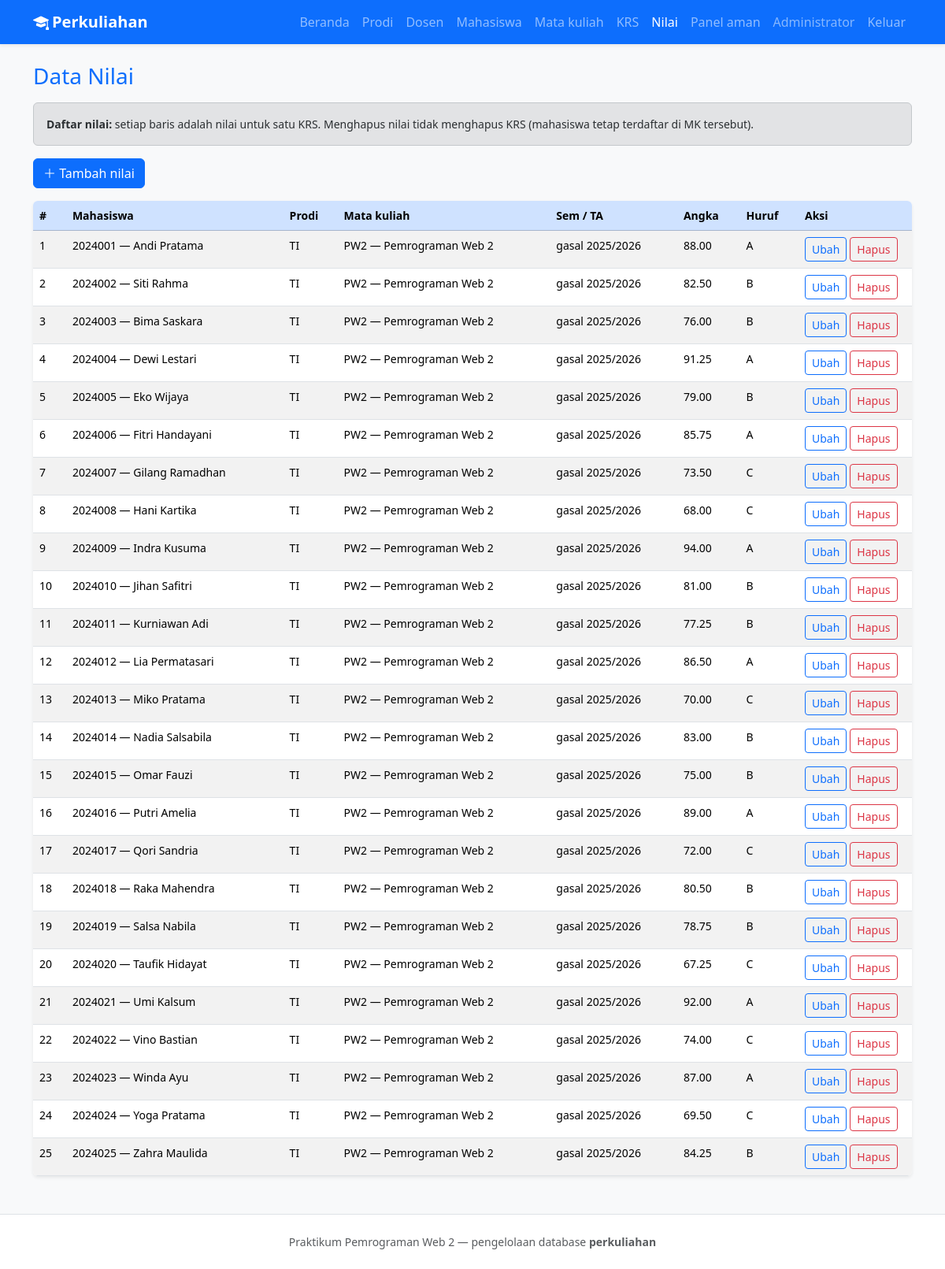
Page /nilai.php (signed in) on the committed database.
### tables this page shows
CREATE TABLE nilai (
  id_nilai INT UNSIGNED NOT NULL AUTO_INCREMENT,
  id_krs INT UNSIGNED NOT NULL,
  nilai_angka DECIMAL(5,2) NOT NULL,
  nilai_huruf CHAR(2) NOT NULL,
  updated_at TIMESTAMP NOT NULL DEFAULT CURRENT_TIMESTAMP ON UPDATE CURRENT_TIMESTAMP,
  PRIMARY KEY (id_nilai),
  UNIQUE KEY uq_nilai_krs (id_krs),
  CONSTRAINT fk_nilai_krs
    FOREIGN KEY (id_krs) REFERENCES krs (id_krs)
    ON UPDATE CASCADE ON DELETE CASCADE
);

CREATE TABLE mahasiswa (
  id_mahasiswa INT UNSIGNED NOT NULL AUTO_INCREMENT,
  nim VARCHAR(20) NOT NULL,
  nama VARCHAR(120) NOT NULL,
  email VARCHAR(120) DEFAULT NULL,
  angkatan YEAR NOT NULL,
  id_prodi INT UNSIGNED NOT NULL,
  created_at TIMESTAMP NOT NULL DEFAULT CURRENT_TIMESTAMP,
  PRIMARY KEY (id_mahasiswa),
  UNIQUE KEY uq_mahasiswa_nim (nim),
  KEY idx_mahasiswa_prodi (id_prodi),
  CONSTRAINT fk_mahasiswa_prodi
    FOREIGN KEY (id_prodi) REFERENCES prodi (id_prodi)
    ON UPDATE CASCADE ON DELETE RESTRICT
);

CREATE TABLE prodi (
  id_prodi INT UNSIGNED NOT NULL AUTO_INCREMENT,
  kode_prodi VARCHAR(20) NOT NULL,
  nama_prodi VARCHAR(160) NOT NULL,
  created_at TIMESTAMP NOT NULL DEFAULT CURRENT_TIMESTAMP,
  PRIMARY KEY (id_prodi),
  UNIQUE KEY uq_prodi_kode (kode_prodi)
);

CREATE TABLE matakuliah (
  id_mk INT UNSIGNED NOT NULL AUTO_INCREMENT,
  kode_mk VARCHAR(20) NOT NULL,
  nama_mk VARCHAR(160) NOT NULL,
  sks TINYINT UNSIGNED NOT NULL DEFAULT 3,
  id_dosen INT UNSIGNED NOT NULL,
  id_prodi INT UNSIGNED NOT NULL,
  created_at TIMESTAMP NOT NULL DEFAULT CURRENT_TIMESTAMP,
  PRIMARY KEY (id_mk),
  UNIQUE KEY uq_matakuliah_kode (kode_mk),
  KEY idx_matakuliah_dosen (id_dosen),
  KEY idx_matakuliah_prodi (id_prodi),
  CONSTRAINT fk_matakuliah_dosen
    FOREIGN KEY (id_dosen) REFERENCES dosen (id_dosen)
    ON UPDATE CASCADE ON DELETE RESTRICT,
  CONSTRAINT fk_matakuliah_prodi
    FOREIGN KEY (id_prodi) REFERENCES prodi (id_prodi)
    ON UPDATE CASCADE ON DELETE RESTRICT
);

CREATE TABLE krs (
  id_krs INT UNSIGNED NOT NULL AUTO_INCREMENT,
  id_mahasiswa INT UNSIGNED NOT NULL,
  id_mk INT UNSIGNED NOT NULL,
  semester ENUM('gasal', 'genap') NOT NULL,
  tahun_ajaran VARCHAR(9) NOT NULL COMMENT 'Format: YYYY/YYYY',
  created_at TIMESTAMP NOT NULL DEFAULT CURRENT_TIMESTAMP,
  PRIMARY KEY (id_krs),
  UNIQUE KEY uq_krs_ambil (id_mahasiswa, id_mk, semester, tahun_ajaran),
  KEY idx_krs_mahasiswa (id_mahasiswa),
  KEY idx_krs_mk (id_mk),
  CONSTRAINT fk_krs_mahasiswa
    FOREIGN KEY (id_mahasiswa) REFERENCES mahasiswa (id_mahasiswa)
    ON UPDATE CASCADE ON DELETE CASCADE,
  CONSTRAINT fk_krs_matakuliah
    FOREIGN KEY (id_mk) REFERENCES matakuliah (id_mk)
    ON UPDATE CASCADE ON DELETE RESTRICT
);

### includes/fungsi.php (called while the page is built, shortened)
<?php
function h(?string $teks): string
{
    return htmlspecialchars((string) $teks, ENT_QUOTES, 'UTF-8');
}

### nilai.php (the view, shortened to what this page needs)
<?php
require_once __DIR__ . '/config/database.php';
require_once __DIR__ . '/includes/fungsi.php';
$aksiGet = $_GET['aksi'] ?? 'daftar';
$barisEdit = null;
$krsKosong = $pdo->query(
    'SELECT k.id_krs, m.nim, m.nama AS nama_mhs, mk.kode_mk, mk.nama_mk, k.semester, k.tahun_ajaran, p.kode_prodi
     FROM krs k
     INNER JOIN mahasiswa m ON m.id_mahasiswa = k.id_mahasiswa
     INNER JOIN matakuliah mk ON mk.id_mk = k.id_mk
     INNER JOIN prodi p ON p.id_prodi = m.id_prodi
     LEFT JOIN nilai n ON n.id_krs = k.id_krs
     WHERE n.id_nilai IS NULL
     ORDER BY k.tahun_ajaran DESC, m.nim'
)->fetchAll(PDO::FETCH_ASSOC);
$daftar = $pdo->query(
    'SELECT n.*, k.semester, k.tahun_ajaran, m.nim, m.nama AS nama_mhs, mk.kode_mk, mk.nama_mk, p.kode_prodi
     FROM nilai n
     INNER JOIN krs k ON k.id_krs = n.id_krs
     INNER JOIN mahasiswa m ON m.id_mahasiswa = k.id_mahasiswa
     INNER JOIN matakuliah mk ON mk.id_mk = k.id_mk
     INNER JOIN prodi p ON p.id_prodi = m.id_prodi
     ORDER BY k.tahun_ajaran DESC, m.nim'
)->fetchAll(PDO::FETCH_ASSOC);
$hurufPilihan = ['A', 'B', 'C', 'D', 'E'];
require_once __DIR__ . '/includes/header.php';
?>
<?php if ($aksiGet === 'tambah') : ?>
    <div class="alert alert-info small" role="note">
        <strong>Petunjuk:</strong> Hanya KRS yang **belum ada nilainya** yang muncul di dropdown. Setelah nilai disimpan, gunakan daftar di bawah untuk mengubah/menghapus.
        Samakan huruf dengan aturan kampus Anda (contoh skala: A ≥ 85, B 75–84, C 65–74).
    </div>
    <?php if ($krsKosong === []) : ?>
        <div class="alert alert-warning mb-0">
            Tidak ada KRS tanpa nilai. Tambah KRS baru di menu <a href="krs.php">KRS</a>, atau ubah/hapus nilai yang sudah ada di tabel di bawah.
        </div>
    <?php else : ?>
        <div class="card shadow-sm border-0">
            <div class="card-body">
                <form method="post" class="row g-3" action="nilai.php">
                    <input type="hidden" name="aksi" value="simpan_tambah">
                    <div class="col-12">
                        <label class="form-label" for="id_krs">Pilih KRS</label>
                        <select class="form-select" id="id_krs" name="id_krs" required>
                            <option value="">— pilih KRS —</option>
                            <?php foreach ($krsKosong as $row) : ?>
                                <option value="<?= (int) $row['id_krs'] ?>">
                                    [<?= h((string) $row['kode_prodi']) ?>]
                                    <?= h((string) $row['nim']) ?> — <?= h((string) $row['nama_mhs']) ?>
                                    | <?= h((string) $row['kode_mk']) ?> — <?= h((string) $row['nama_mk']) ?>
                                    | <?= h((string) $row['semester']) ?> <?= h((string) $row['tahun_ajaran']) ?>
                                </option>
                            <?php endforeach; ?>
                        </select>
                    </div>
                    <div class="col-md-6">
                        <label class="form-label" for="nilai_angka">Nilai angka (0–100)</label>
                        <input class="form-control" id="nilai_angka" name="nilai_angka" type="number" step="0.01" min="0" max="100" required value="80">
                    </div>
                    <div class="col-md-6">
                        <label class="form-label" for="nilai_huruf">Nilai huruf</label>
                        <select class="form-select" id="nilai_huruf" name="nilai_huruf" required>
                            <?php
                            foreach ($hurufPilihan as $hurufOpt) :
                                ?>
                                <option value="<?= h($hurufOpt) ?>"><?= h($hurufOpt) ?></option>
                            <?php endforeach; ?>
                        </select>
                    </div>
                    <div class="col-12 d-flex gap-2">
                        <button type="submit" class="btn btn-primary">Simpan</button>
                        <a class="btn btn-outline-secondary" href="nilai.php">Batal</a>
                    </div>
                </form>
            </div>
        </div>
    <?php endif; ?>
<?php else : ?>
    <div class="alert alert-secondary small" role="note">
        <strong>Daftar nilai:</strong> setiap baris adalah nilai untuk satu KRS. Menghapus nilai tidak menghapus KRS (mahasiswa tetap terdaftar di MK tersebut).
    </div>
    <p><a class="btn btn-primary" href="nilai.php?aksi=tambah"><i class="bi bi-plus-lg"></i> Tambah nilai</a></p>
    <div class="table-responsive card border-0 shadow-sm">
        <table class="table table-striped table-hover mb-0 small">
            <thead class="table-primary">
            <tr>
                <th scope="col">#</th>
                <th scope="col">Mahasiswa</th>
                <th scope="col">Prodi</th>
                <th scope="col">Mata kuliah</th>
                <th scope="col">Sem / TA</th>
                <th scope="col">Angka</th>
                <th scope="col">Huruf</th>
                <th scope="col" style="width: 9rem">Aksi</th>
            </tr>
            </thead>
            <tbody>
            <?php if ($daftar === []) : ?>
                <tr><td colspan="8" class="text-center text-muted py-4">Belum ada data nilai.</td></tr>
            <?php else : ?>
                <?php foreach ($daftar as $i => $r) : ?>
                    <tr>
                        <td><?= $i + 1 ?></td>
                        <td><?= h((string) $r['nim']) ?> — <?= h((string) $r['nama_mhs']) ?></td>
                        <td><?= h((string) $r['kode_prodi']) ?></td>
                        <td><?= h((string) $r['kode_mk']) ?> — <?= h((string) $r['nama_mk']) ?></td>
                        <td><?= h((string) $r['semester']) ?> <?= h((string) $r['tahun_ajaran']) ?></td>
                        <td><?= h((string) $r['nilai_angka']) ?></td>
                        <td><?= h(trim((string) $r['nilai_huruf'])) ?></td>
                        <td class="d-flex flex-wrap gap-1">
                            <a class="btn btn-sm btn-outline-primary" href="nilai.php?aksi=ubah&id=<?= (int) $r['id_nilai'] ?>">Ubah</a>
                            <form method="post" action="nilai.php" class="d-inline" onsubmit="return confirm('Hapus nilai ini?');">
                                <button type="submit" class="btn btn-sm btn-outline-danger">Hapus</button>
                            </form>
                        </td>
                    </tr>
                <?php endforeach; ?>
            <?php endif; ?>
            </tbody>
        </table>
    </div>
<?php endif; ?>
<?php require_once __DIR__ . '/includes/footer.php'; ?>

### rows in the picture
nilai: mahasiswa.nim "2024001", mahasiswa.nama "Andi Pratama", prodi.kode_prodi "TI", matakuliah.kode_mk "PW2", matakuliah.nama_mk "Pemrograman Web 2", id_krs.semester "gasal", id_krs.tahun_ajaran "2025/2026", nilai_angka "88.00", nilai_huruf "A"
nilai: mahasiswa.nim "2024002", mahasiswa.nama "Siti Rahma", prodi.kode_prodi "TI", matakuliah.kode_mk "PW2", matakuliah.nama_mk "Pemrograman Web 2", id_krs.semester "gasal", id_krs.tahun_ajaran "2025/2026", nilai_angka "82.50", nilai_huruf "B"
nilai: mahasiswa.nim "2024003", mahasiswa.nama "Bima Saskara", prodi.kode_prodi "TI", matakuliah.kode_mk "PW2", matakuliah.nama_mk "Pemrograman Web 2", id_krs.semester "gasal", id_krs.tahun_ajaran "2025/2026", nilai_angka "76.00", nilai_huruf "B"
nilai: mahasiswa.nim "2024004", mahasiswa.nama "Dewi Lestari", prodi.kode_prodi "TI", matakuliah.kode_mk "PW2", matakuliah.nama_mk "Pemrograman Web 2", id_krs.semester "gasal", id_krs.tahun_ajaran "2025/2026", nilai_angka "91.25", nilai_huruf "A"
nilai: mahasiswa.nim "2024005", mahasiswa.nama "Eko Wijaya", prodi.kode_prodi "TI", matakuliah.kode_mk "PW2", matakuliah.nama_mk "Pemrograman Web 2", id_krs.semester "gasal", id_krs.tahun_ajaran "2025/2026", nilai_angka "79.00", nilai_huruf "B"
nilai: mahasiswa.nim "2024006", mahasiswa.nama "Fitri Handayani", prodi.kode_prodi "TI", matakuliah.kode_mk "PW2", matakuliah.nama_mk "Pemrograman Web 2", id_krs.semester "gasal", id_krs.tahun_ajaran "2025/2026", nilai_angka "85.75", nilai_huruf "A"
nilai: mahasiswa.nim "2024007", mahasiswa.nama "Gilang Ramadhan", prodi.kode_prodi "TI", matakuliah.kode_mk "PW2", matakuliah.nama_mk "Pemrograman Web 2", id_krs.semester "gasal", id_krs.tahun_ajaran "2025/2026", nilai_angka "73.50", nilai_huruf "C"
nilai: mahasiswa.nim "2024008", mahasiswa.nama "Hani Kartika", prodi.kode_prodi "TI", matakuliah.kode_mk "PW2", matakuliah.nama_mk "Pemrograman Web 2", id_krs.semester "gasal", id_krs.tahun_ajaran "2025/2026", nilai_angka "68.00", nilai_huruf "C"
nilai: mahasiswa.nim "2024009", mahasiswa.nama "Indra Kusuma", prodi.kode_prodi "TI", matakuliah.kode_mk "PW2", matakuliah.nama_mk "Pemrograman Web 2", id_krs.semester "gasal", id_krs.tahun_ajaran "2025/2026", nilai_angka "94.00", nilai_huruf "A"
nilai: mahasiswa.nim "2024010", mahasiswa.nama "Jihan Safitri", prodi.kode_prodi "TI", matakuliah.kode_mk "PW2", matakuliah.nama_mk "Pemrograman Web 2", id_krs.semester "gasal", id_krs.tahun_ajaran "2025/2026", nilai_angka "81.00", nilai_huruf "B"
nilai: mahasiswa.nim "2024011", mahasiswa.nama "Kurniawan Adi", prodi.kode_prodi "TI", matakuliah.kode_mk "PW2", matakuliah.nama_mk "Pemrograman Web 2", id_krs.semester "gasal", id_krs.tahun_ajaran "2025/2026", nilai_angka "77.25", nilai_huruf "B"
nilai: mahasiswa.nim "2024012", mahasiswa.nama "Lia Permatasari", prodi.kode_prodi "TI", matakuliah.kode_mk "PW2", matakuliah.nama_mk "Pemrograman Web 2", id_krs.semester "gasal", id_krs.tahun_ajaran "2025/2026", nilai_angka "86.50", nilai_huruf "A"
nilai: mahasiswa.nim "2024013", mahasiswa.nama "Miko Pratama", prodi.kode_prodi "TI", matakuliah.kode_mk "PW2", matakuliah.nama_mk "Pemrograman Web 2", id_krs.semester "gasal", id_krs.tahun_ajaran "2025/2026", nilai_angka "70.00", nilai_huruf "C"
nilai: mahasiswa.nim "2024014", mahasiswa.nama "Nadia Salsabila", prodi.kode_prodi "TI", matakuliah.kode_mk "PW2", matakuliah.nama_mk "Pemrograman Web 2", id_krs.semester "gasal", id_krs.tahun_ajaran "2025/2026", nilai_angka "83.00", nilai_huruf "B"
nilai: mahasiswa.nim "2024015", mahasiswa.nama "Omar Fauzi", prodi.kode_prodi "TI", matakuliah.kode_mk "PW2", matakuliah.nama_mk "Pemrograman Web 2", id_krs.semester "gasal", id_krs.tahun_ajaran "2025/2026", nilai_angka "75.00", nilai_huruf "B"
nilai: mahasiswa.nim "2024016", mahasiswa.nama "Putri Amelia", prodi.kode_prodi "TI", matakuliah.kode_mk "PW2", matakuliah.nama_mk "Pemrograman Web 2", id_krs.semester "gasal", id_krs.tahun_ajaran "2025/2026", nilai_angka "89.00", nilai_huruf "A"
nilai: mahasiswa.nim "2024017", mahasiswa.nama "Qori Sandria", prodi.kode_prodi "TI", matakuliah.kode_mk "PW2", matakuliah.nama_mk "Pemrograman Web 2", id_krs.semester "gasal", id_krs.tahun_ajaran "2025/2026", nilai_angka "72.00", nilai_huruf "C"
nilai: mahasiswa.nim "2024018", mahasiswa.nama "Raka Mahendra", prodi.kode_prodi "TI", matakuliah.kode_mk "PW2", matakuliah.nama_mk "Pemrograman Web 2", id_krs.semester "gasal", id_krs.tahun_ajaran "2025/2026", nilai_angka "80.50", nilai_huruf "B"
nilai: mahasiswa.nim "2024019", mahasiswa.nama "Salsa Nabila", prodi.kode_prodi "TI", matakuliah.kode_mk "PW2", matakuliah.nama_mk "Pemrograman Web 2", id_krs.semester "gasal", id_krs.tahun_ajaran "2025/2026", nilai_angka "78.75", nilai_huruf "B"
nilai: mahasiswa.nim "2024020", mahasiswa.nama "Taufik Hidayat", prodi.kode_prodi "TI", matakuliah.kode_mk "PW2", matakuliah.nama_mk "Pemrograman Web 2", id_krs.semester "gasal", id_krs.tahun_ajaran "2025/2026", nilai_angka "67.25", nilai_huruf "C"
nilai: mahasiswa.nim "2024021", mahasiswa.nama "Umi Kalsum", prodi.kode_prodi "TI", matakuliah.kode_mk "PW2", matakuliah.nama_mk "Pemrograman Web 2", id_krs.semester "gasal", id_krs.tahun_ajaran "2025/2026", nilai_angka "92.00", nilai_huruf "A"
nilai: mahasiswa.nim "2024022", mahasiswa.nama "Vino Bastian", prodi.kode_prodi "TI", matakuliah.kode_mk "PW2", matakuliah.nama_mk "Pemrograman Web 2", id_krs.semester "gasal", id_krs.tahun_ajaran "2025/2026", nilai_angka "74.00", nilai_huruf "C"
nilai: mahasiswa.nim "2024023", mahasiswa.nama "Winda Ayu", prodi.kode_prodi "TI", matakuliah.kode_mk "PW2", matakuliah.nama_mk "Pemrograman Web 2", id_krs.semester "gasal", id_krs.tahun_ajaran "2025/2026", nilai_angka "87.00", nilai_huruf "A"
nilai: mahasiswa.nim "2024024", mahasiswa.nama "Yoga Pratama", prodi.kode_prodi "TI", matakuliah.kode_mk "PW2", matakuliah.nama_mk "Pemrograman Web 2", id_krs.semester "gasal", id_krs.tahun_ajaran "2025/2026", nilai_angka "69.50", nilai_huruf "C"
nilai: mahasiswa.nim "2024025", mahasiswa.nama "Zahra Maulida", prodi.kode_prodi "TI", matakuliah.kode_mk "PW2", matakuliah.nama_mk "Pemrograman Web 2", id_krs.semester "gasal", id_krs.tahun_ajaran "2025/2026", nilai_angka "84.25", nilai_huruf "B"

### other values in the picture
$penggunaNav['nama_tampilan'] "Administrator"
$judulHalaman "Data Nilai"
